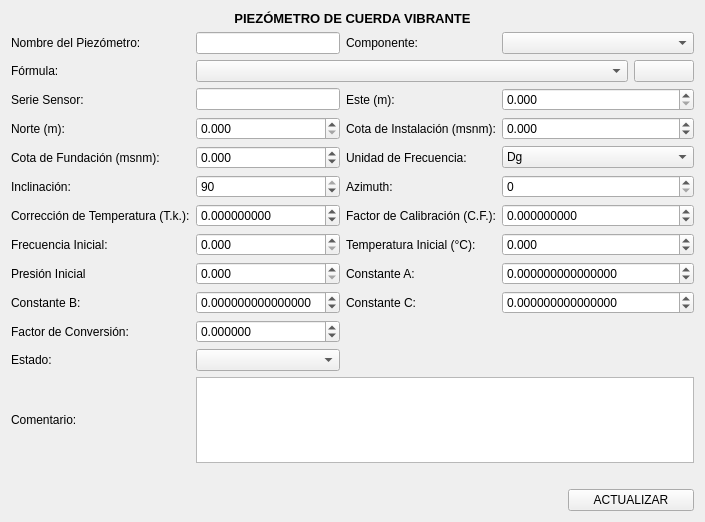
<?xml version="1.0" encoding="UTF-8"?>
<ui version="4.0">
 <class>Form</class>
 <widget class="QWidget" name="Form">
  <property name="geometry">
   <rect>
    <x>0</x>
    <y>0</y>
    <width>705</width>
    <height>522</height>
   </rect>
  </property>
  <property name="windowTitle">
   <string>Form</string>
  </property>
  <property name="styleSheet">
   <string notr="true"/>
  </property>
  <layout class="QVBoxLayout" name="verticalLayout">
   <item>
    <layout class="QGridLayout" name="gridLayout">
     <item row="1" column="3">
      <widget class="QLabel" name="label_14">
       <property name="text">
        <string>Componente:</string>
       </property>
      </widget>
     </item>
     <item row="1" column="0">
      <widget class="QLabel" name="label_2">
       <property name="text">
        <string>Nombre del Piezómetro:</string>
       </property>
      </widget>
     </item>
     <item row="3" column="3">
      <widget class="QLabel" name="label_3">
       <property name="text">
        <string>Este (m):</string>
       </property>
      </widget>
     </item>
     <item row="4" column="0">
      <widget class="QLabel" name="label_13">
       <property name="text">
        <string>Norte (m):</string>
       </property>
      </widget>
     </item>
     <item row="9" column="0">
      <widget class="QLabel" name="label_12">
       <property name="text">
        <string>Presión Inicial</string>
       </property>
      </widget>
     </item>
     <item row="14" column="0" colspan="7">
      <widget class="QLabel" name="label_mensaje_error">
       <property name="styleSheet">
        <string notr="true">color: rgb(255, 0, 0);</string>
       </property>
       <property name="text">
        <string/>
       </property>
       <property name="alignment">
        <set>Qt::AlignCenter</set>
       </property>
      </widget>
     </item>
     <item row="2" column="6">
      <widget class="QPushButton" name="btn_formula">
       <property name="text">
        <string/>
       </property>
      </widget>
     </item>
     <item row="5" column="0">
      <widget class="QLabel" name="label_6">
       <property name="text">
        <string>Cota de Fundación (msnm):</string>
       </property>
      </widget>
     </item>
     <item row="4" column="1" colspan="2">
      <widget class="QDoubleSpinBox" name="input_norte">
       <property name="decimals">
        <number>3</number>
       </property>
       <property name="maximum">
        <double>9999999999.000000000000000</double>
       </property>
      </widget>
     </item>
     <item row="3" column="0">
      <widget class="QLabel" name="label_11">
       <property name="text">
        <string>Serie Sensor:</string>
       </property>
      </widget>
     </item>
     <item row="3" column="1" colspan="2">
      <widget class="QLineEdit" name="input_serie_sensor"/>
     </item>
     <item row="7" column="0">
      <widget class="QLabel" name="label_15">
       <property name="text">
        <string>Corrección de Temperatura (T.k.):</string>
       </property>
      </widget>
     </item>
     <item row="1" column="1" colspan="2">
      <widget class="QLineEdit" name="input_nombre"/>
     </item>
     <item row="15" column="0" colspan="3">
      <widget class="QFrame" name="frame">
       <property name="styleSheet">
        <string notr="true">QFrame {
    border: none;
    outline: none;
}
</string>
       </property>
       <property name="frameShape">
        <enum>QFrame::StyledPanel</enum>
       </property>
       <property name="frameShadow">
        <enum>QFrame::Raised</enum>
       </property>
       <layout class="QHBoxLayout" name="horizontalLayout">
        <property name="leftMargin">
         <number>0</number>
        </property>
        <property name="topMargin">
         <number>0</number>
        </property>
        <property name="rightMargin">
         <number>0</number>
        </property>
        <property name="bottomMargin">
         <number>0</number>
        </property>
        <item>
         <spacer name="horizontalSpacer">
          <property name="orientation">
           <enum>Qt::Horizontal</enum>
          </property>
          <property name="sizeHint" stdset="0">
           <size>
            <width>227</width>
            <height>20</height>
           </size>
          </property>
         </spacer>
        </item>
       </layout>
      </widget>
     </item>
     <item row="8" column="1" colspan="2">
      <widget class="QDoubleSpinBox" name="input_frecuencia_inicial">
       <property name="decimals">
        <number>3</number>
       </property>
       <property name="maximum">
        <double>99999999.998999997973442</double>
       </property>
      </widget>
     </item>
     <item row="9" column="1" colspan="2">
      <widget class="QDoubleSpinBox" name="input_presion_inicial">
       <property name="decimals">
        <number>3</number>
       </property>
       <property name="maximum">
        <double>99999999.998999997973442</double>
       </property>
      </widget>
     </item>
     <item row="1" column="4" colspan="3">
      <widget class="QComboBox" name="cb_lista_componentes"/>
     </item>
     <item row="7" column="4" colspan="3">
      <widget class="QDoubleSpinBox" name="input_factor_calibracion">
       <property name="decimals">
        <number>9</number>
       </property>
       <property name="minimum">
        <double>-99999.998999999996158</double>
       </property>
       <property name="maximum">
        <double>99999.998999999996158</double>
       </property>
      </widget>
     </item>
     <item row="8" column="4" colspan="3">
      <widget class="QDoubleSpinBox" name="input_tempeartura_inicial">
       <property name="decimals">
        <number>3</number>
       </property>
       <property name="minimum">
        <double>-999.999000000000024</double>
       </property>
       <property name="maximum">
        <double>999.999000000000024</double>
       </property>
      </widget>
     </item>
     <item row="7" column="3">
      <widget class="QLabel" name="label_21">
       <property name="text">
        <string>Factor de Calibración (C.F.):</string>
       </property>
      </widget>
     </item>
     <item row="4" column="3">
      <widget class="QLabel" name="label_4">
       <property name="text">
        <string>Cota de Instalación (msnm):</string>
       </property>
      </widget>
     </item>
     <item row="4" column="4" colspan="3">
      <widget class="QDoubleSpinBox" name="input_cota_instalacion">
       <property name="decimals">
        <number>3</number>
       </property>
       <property name="minimum">
        <double>-500.000000000000000</double>
       </property>
       <property name="maximum">
        <double>9999.998999999999796</double>
       </property>
      </widget>
     </item>
     <item row="5" column="4" colspan="3">
      <widget class="QComboBox" name="combo_unidad_frecuencia">
       <item>
        <property name="text">
         <string>Dg</string>
        </property>
       </item>
       <item>
        <property name="text">
         <string>Hz</string>
        </property>
       </item>
       <item>
        <property name="text">
         <string>B</string>
        </property>
       </item>
      </widget>
     </item>
     <item row="3" column="4" colspan="3">
      <widget class="QDoubleSpinBox" name="input_este">
       <property name="decimals">
        <number>3</number>
       </property>
       <property name="maximum">
        <double>999999999.998999953269958</double>
       </property>
      </widget>
     </item>
     <item row="6" column="4" colspan="3">
      <widget class="QSpinBox" name="input_azimut">
       <property name="maximum">
        <number>360</number>
       </property>
      </widget>
     </item>
     <item row="10" column="3">
      <widget class="QLabel" name="label_19">
       <property name="text">
        <string>Constante C:</string>
       </property>
      </widget>
     </item>
     <item row="5" column="3">
      <widget class="QLabel" name="label_5">
       <property name="text">
        <string>Unidad de Frecuencia:</string>
       </property>
      </widget>
     </item>
     <item row="13" column="1" colspan="6">
      <widget class="QTextEdit" name="input_comentario"/>
     </item>
     <item row="6" column="3">
      <widget class="QLabel" name="label_8">
       <property name="text">
        <string>Azimuth:</string>
       </property>
      </widget>
     </item>
     <item row="10" column="0">
      <widget class="QLabel" name="label_18">
       <property name="text">
        <string>Constante B:</string>
       </property>
      </widget>
     </item>
     <item row="5" column="1" colspan="2">
      <widget class="QDoubleSpinBox" name="input_cota_fundacion">
       <property name="decimals">
        <number>3</number>
       </property>
       <property name="minimum">
        <double>-500.000000000000000</double>
       </property>
       <property name="maximum">
        <double>9999.998999999999796</double>
       </property>
      </widget>
     </item>
     <item row="8" column="0">
      <widget class="QLabel" name="label_10">
       <property name="text">
        <string>Frecuencia Inicial:</string>
       </property>
      </widget>
     </item>
     <item row="7" column="1" colspan="2">
      <widget class="QDoubleSpinBox" name="input_correccion_temperatura">
       <property name="decimals">
        <number>9</number>
       </property>
       <property name="minimum">
        <double>-99999.998999999996158</double>
       </property>
       <property name="maximum">
        <double>99999.998999999996158</double>
       </property>
      </widget>
     </item>
     <item row="0" column="0" colspan="7">
      <widget class="QLabel" name="label_20">
       <property name="font">
        <font>
         <pointsize>10</pointsize>
         <weight>75</weight>
         <bold>true</bold>
        </font>
       </property>
       <property name="text">
        <string>PIEZÓMETRO DE CUERDA VIBRANTE</string>
       </property>
       <property name="alignment">
        <set>Qt::AlignCenter</set>
       </property>
      </widget>
     </item>
     <item row="9" column="4" colspan="3">
      <widget class="QDoubleSpinBox" name="input_constante_a">
       <property name="decimals">
        <number>15</number>
       </property>
       <property name="minimum">
        <double>-99999999.998999997973442</double>
       </property>
       <property name="maximum">
        <double>99999999.998999997973442</double>
       </property>
      </widget>
     </item>
     <item row="2" column="0">
      <widget class="QLabel" name="label_16">
       <property name="text">
        <string>Fórmula:</string>
       </property>
      </widget>
     </item>
     <item row="8" column="3">
      <widget class="QLabel" name="label_17">
       <property name="text">
        <string>Temperatura Inicial (°C):</string>
       </property>
      </widget>
     </item>
     <item row="11" column="0">
      <widget class="QLabel" name="label_22">
       <property name="text">
        <string>Factor de Conversión:</string>
       </property>
      </widget>
     </item>
     <item row="13" column="0">
      <widget class="QLabel" name="label">
       <property name="text">
        <string>Comentario:</string>
       </property>
      </widget>
     </item>
     <item row="15" column="5" colspan="2">
      <widget class="QPushButton" name="btn_guardar_nuevo">
       <property name="text">
        <string>ACTUALIZAR</string>
       </property>
      </widget>
     </item>
     <item row="2" column="1" colspan="5">
      <widget class="QComboBox" name="combo_formula"/>
     </item>
     <item row="10" column="4" colspan="3">
      <widget class="QDoubleSpinBox" name="input_constante_c">
       <property name="decimals">
        <number>15</number>
       </property>
       <property name="minimum">
        <double>-99999999.998999997973442</double>
       </property>
       <property name="maximum">
        <double>99999999.998999997973442</double>
       </property>
      </widget>
     </item>
     <item row="11" column="1" colspan="2">
      <widget class="QDoubleSpinBox" name="input_factor_conversion">
       <property name="decimals">
        <number>6</number>
       </property>
       <property name="minimum">
        <double>-999999999.999999046325684</double>
       </property>
       <property name="maximum">
        <double>999999999.999999046325684</double>
       </property>
      </widget>
     </item>
     <item row="9" column="3">
      <widget class="QLabel" name="label_9">
       <property name="text">
        <string>Constante A:</string>
       </property>
      </widget>
     </item>
     <item row="6" column="1" colspan="2">
      <widget class="QSpinBox" name="input_inclinacion">
       <property name="maximum">
        <number>90</number>
       </property>
       <property name="value">
        <number>90</number>
       </property>
      </widget>
     </item>
     <item row="10" column="1" colspan="2">
      <widget class="QDoubleSpinBox" name="input_constante_b">
       <property name="decimals">
        <number>15</number>
       </property>
       <property name="minimum">
        <double>-99999999.998999997973442</double>
       </property>
       <property name="maximum">
        <double>99999999.998999997973442</double>
       </property>
      </widget>
     </item>
     <item row="6" column="0">
      <widget class="QLabel" name="label_7">
       <property name="text">
        <string>Inclinación:</string>
       </property>
      </widget>
     </item>
     <item row="12" column="0">
      <widget class="QLabel" name="label_23">
       <property name="text">
        <string>Estado:</string>
       </property>
      </widget>
     </item>
     <item row="12" column="1" colspan="2">
      <widget class="QComboBox" name="cb_estados"/>
     </item>
    </layout>
   </item>
  </layout>
 </widget>
 <resources/>
 <connections/>
</ui>
